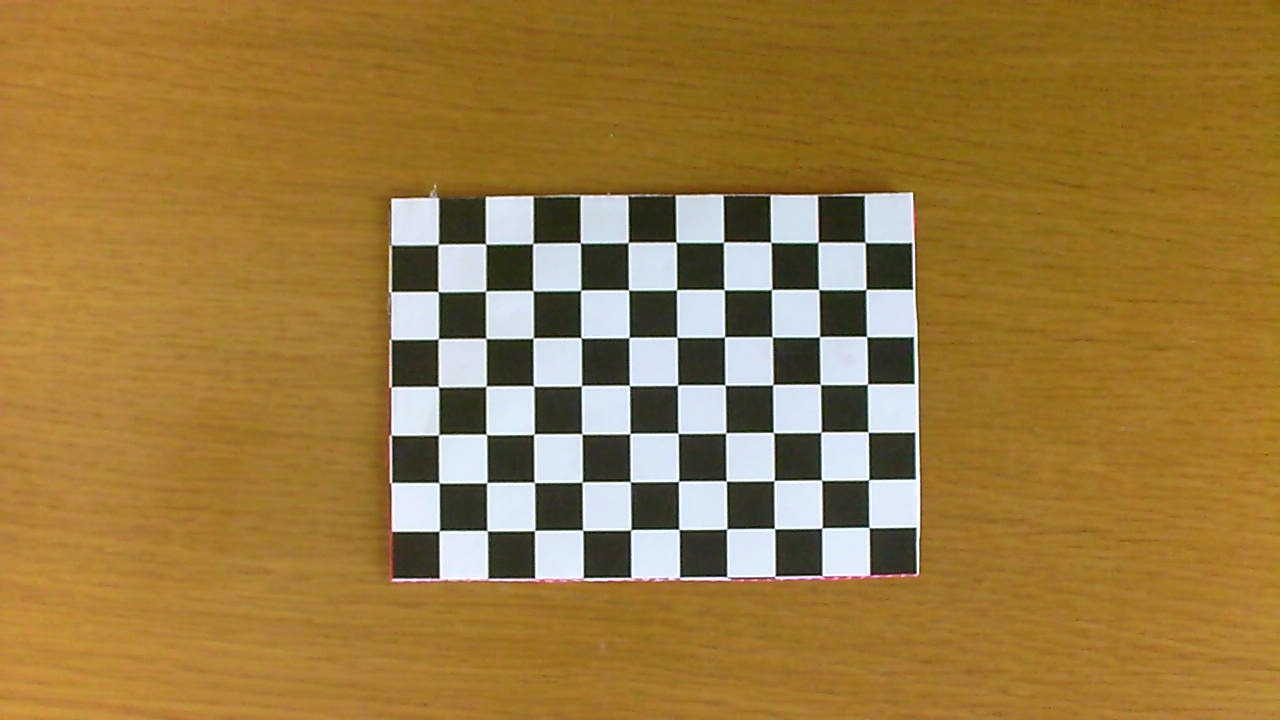
#> input picture src/img/calibration/imagen_1.jpg, 1280 x 720 px; its folder holds 5 pictures in this run
$ python calibration.py
#> lines starting #> are read from the running program, lines starting #| are printed output that depends on the picture; after the words box and inside, x2 and y2 are one past the last pixel; in counts of white or black regions, pixels touching at a corner belong together
import numpy as np
import cv2 as cv
import glob
import pickle

#Calibracion de camara con tablero de ajedrez

################ FIND CHESSBOARD CORNERS - OBJECT POINTS AND IMAGE POINTS #############################
#Numero de cuadriculas de alto y ancho del tablero
chessboardSize = (10,7)
#Tamaño del frame gravado
frameSize = (480,640)

# termination criteria
criteria = (cv.TERM_CRITERIA_EPS + cv.TERM_CRITERIA_MAX_ITER, 30, 0.001)


# prepare object points, like (0,0,0), (1,0,0), (2,0,0) ....,(6,5,0)
objp = np.zeros((chessboardSize[0] * chessboardSize[1], 3), np.float32)
objp[:,:2] = np.mgrid[0:chessboardSize[0],0:chessboardSize[1]].T.reshape(-1,2)

size_of_chessboard_squares_mm = 20
objp = objp * size_of_chessboard_squares_mm


# Arrays to store object points and image points from all the images.
objpoints = [] # 3d point in real world space
imgpoints = [] # 2d points in image plane.


images = glob.glob('./img/calibration/*.jpg')

for image in images:

    img = cv.imread(image)
#> img is the input picture: shape (720, 1280, 3); mean B, G, R 63.3, 121.7, 154.5
    gray = cv.cvtColor(img, cv.COLOR_BGR2GRAY)
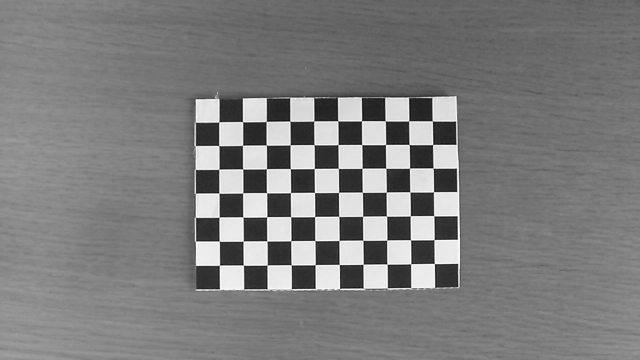
#> gray: shape (720, 1280) (shown at 1/2 size); min 0, max 255, mean 124.9

    # Find the chess board corners
    ret, corners = cv.findChessboardCorners(gray, chessboardSize, None)
#> ret = True; corners = 70 rows, first 8: [868.7, 527.3], [822, 528], [774, 528.5], [727, 528.9], [679, 529], [630.7, 530], [582.5, 529.9], [534.5, 530.6]

    # If found, add object points, image points (after refining them)
    if ret == True:

        objpoints.append(objp)
        corners2 = cv.cornerSubPix(gray, corners, (11,11), (-1,-1), criteria)
#> corners2 = 70 rows, first 8: [869.1, 527.5], [822, 528], [774.5, 528.6], [726.7, 528.9], [678.9, 529.4], [630.8, 529.7], [582.7, 530.3], [534.6, 530.5]
        imgpoints.append(corners)

        # Draw and display the corners
        cv.drawChessboardCorners(img, chessboardSize, corners2, ret)
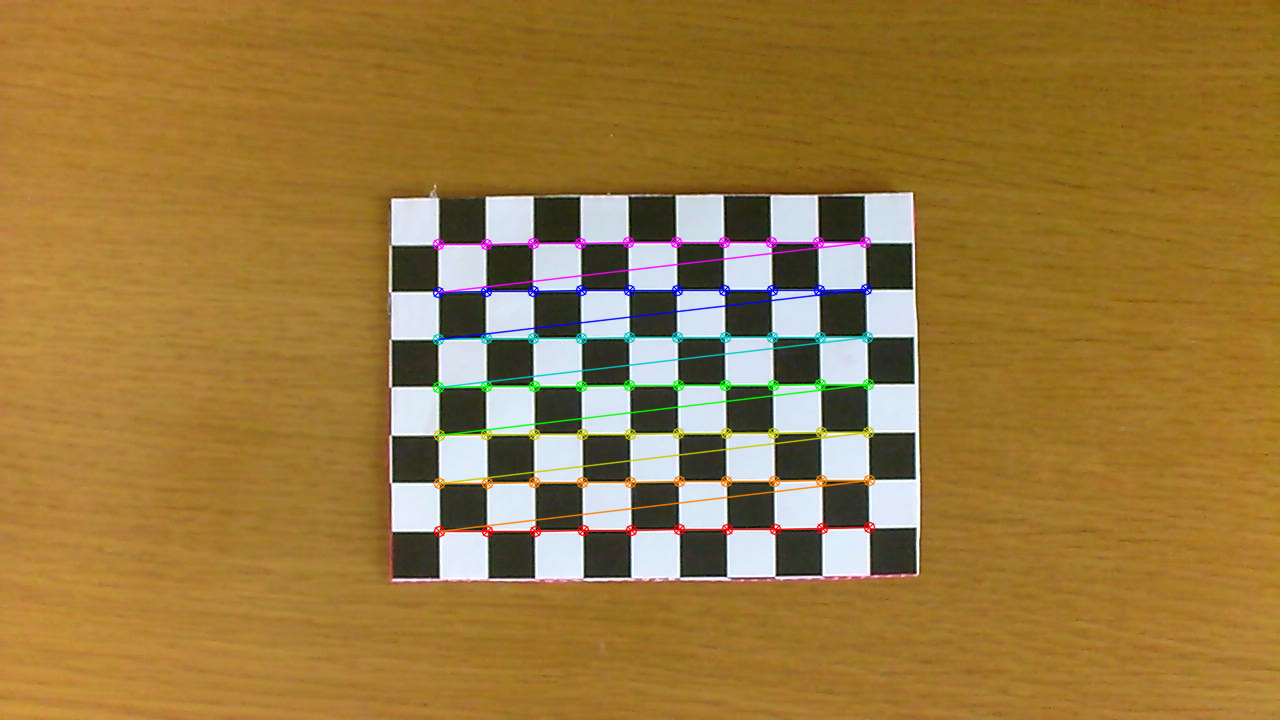
#> img: shape (720, 1280, 3); 2.4% of pixels changed, all inside (x1, y1, x2, y2) = (432, 236, 876, 538)
        cv.imshow('img', img)
        cv.waitKey(1000)
#> pass 2 of the loop `for image in images:`:
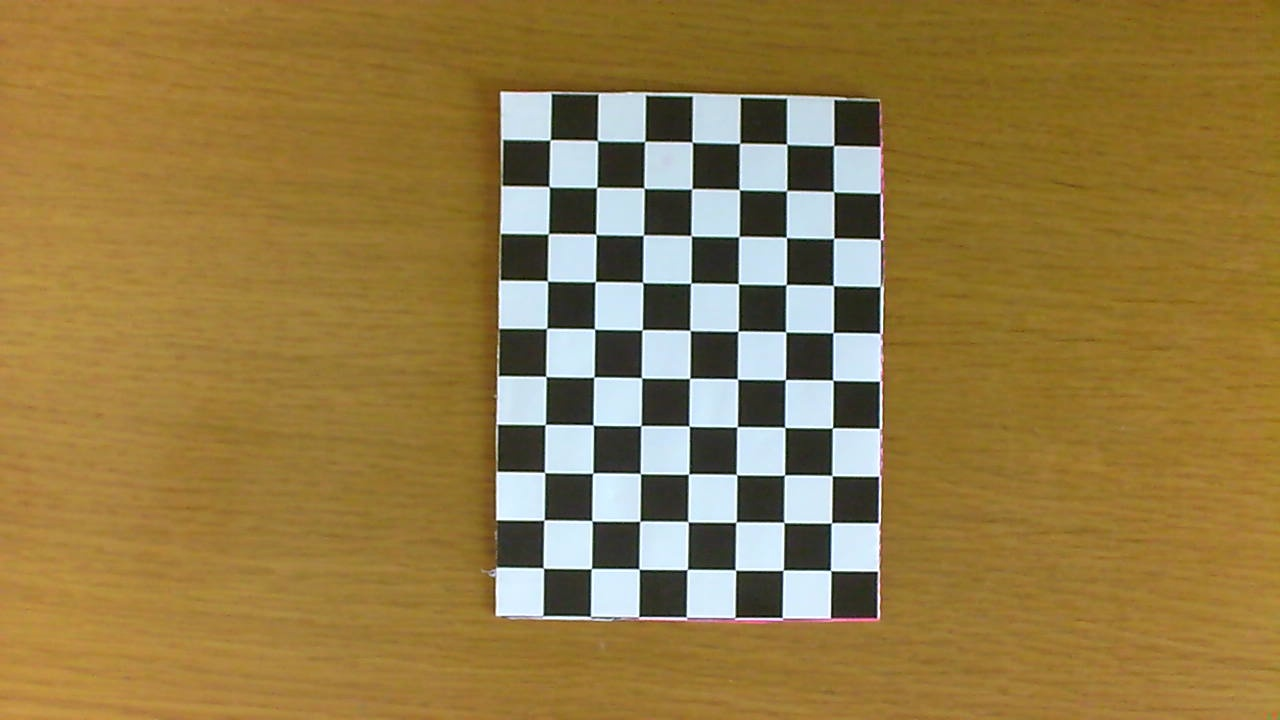
#> input picture src/img/calibration/imagen_2.jpg, 1280 x 720 px
#> img is the input picture: shape (720, 1280, 3); mean B, G, R 68.9, 122.8, 148.1
#> `gray = cv.cvtColor(img, cv.COLOR_BGR2GRAY)`:
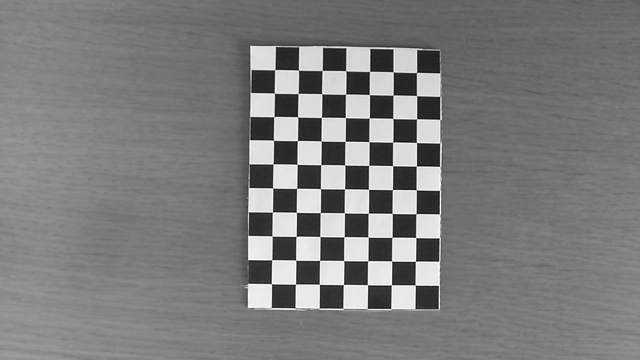
#> gray: shape (720, 1280) (shown at 1/2 size); min 0, max 255, mean 124.2
#> corners = 70 rows, first 8: [833.5, 145.5], [833.5, 191.4], [834, 238], [833.5, 285.6], [832.9, 332.5], [832.9, 380], [832.2, 427.9], [831.9, 475.6]
#> corners2 = 70 rows, first 8: [833.7, 145.4], [833.7, 191.6], [833.7, 238.2], [833.4, 285.5], [833.1, 332.6], [832.8, 380.2], [832.4, 427.9], [832.1, 475.5]
#> `cv.drawChessboardCorners(img, chessboardSize, corners2, ret)`:
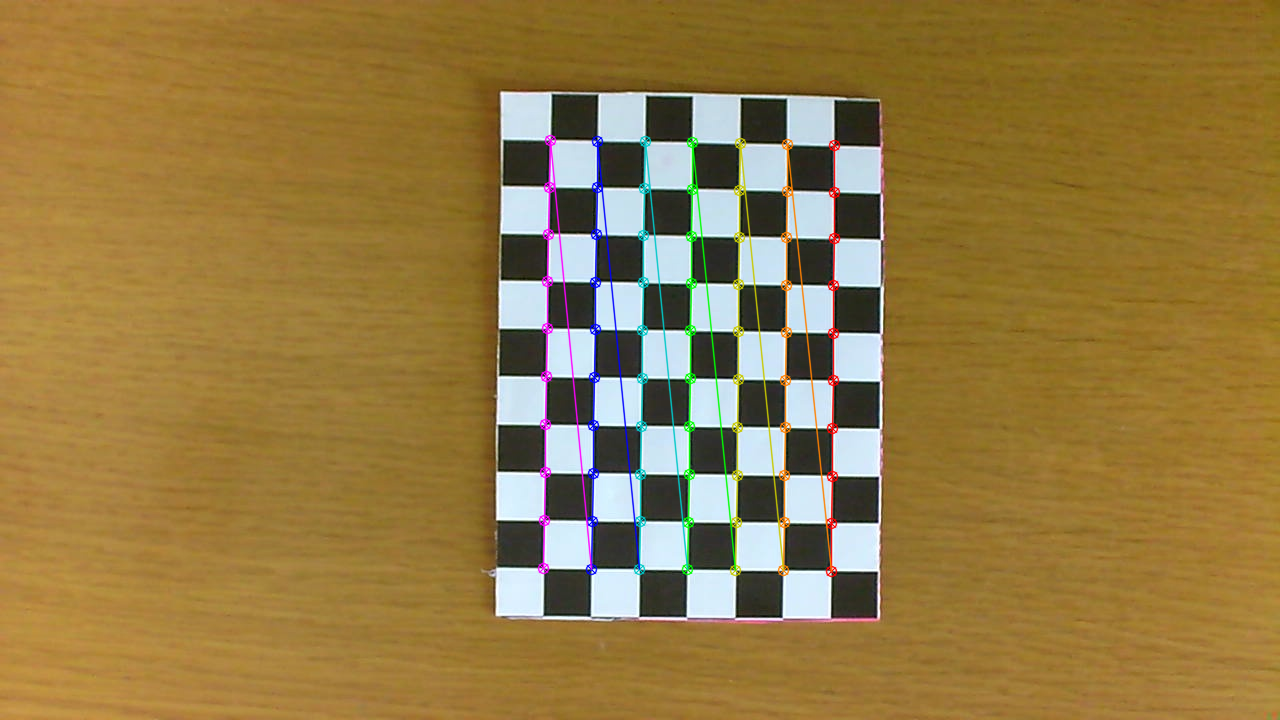
#> img: shape (720, 1280, 3); 2.39% of pixels changed, all inside (x1, y1, x2, y2) = (537, 134, 841, 578)
#> pass 3 of the loop `for image in images:`:
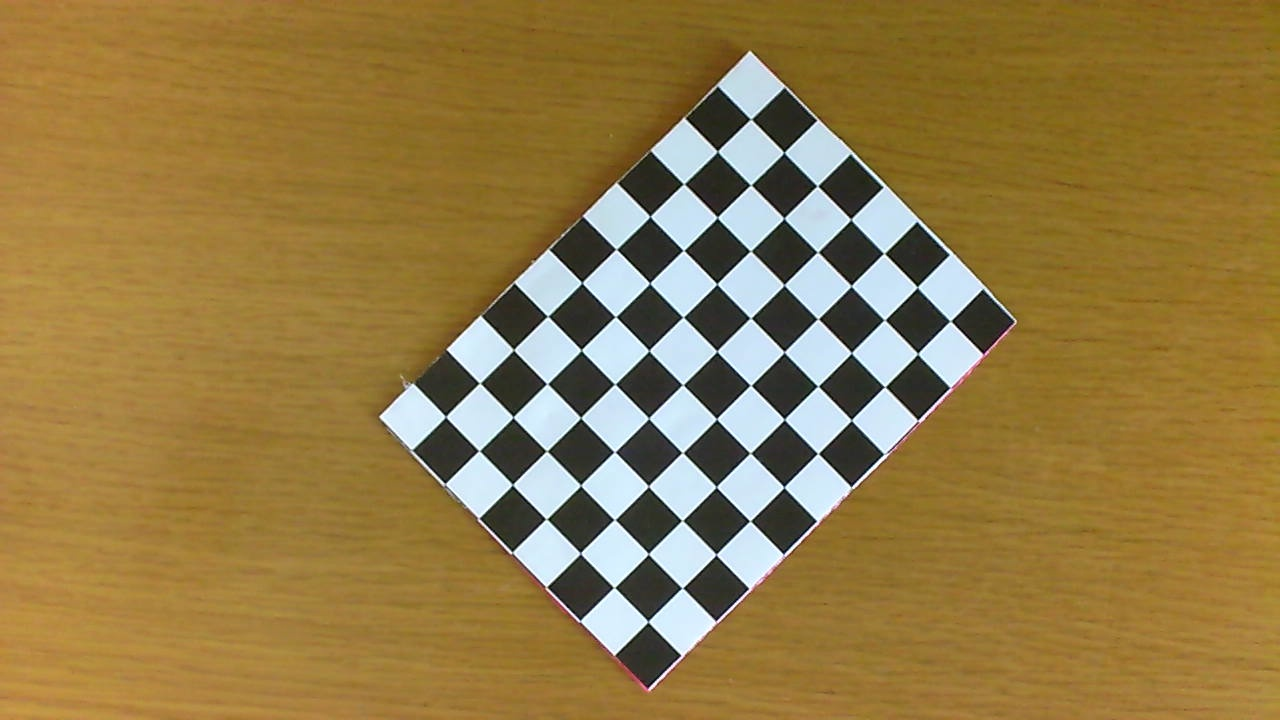
#> input picture src/img/calibration/imagen_3.jpg, 1280 x 720 px
#> img is the input picture: shape (720, 1280, 3); mean B, G, R 70, 122.9, 147.4
#> `gray = cv.cvtColor(img, cv.COLOR_BGR2GRAY)`:
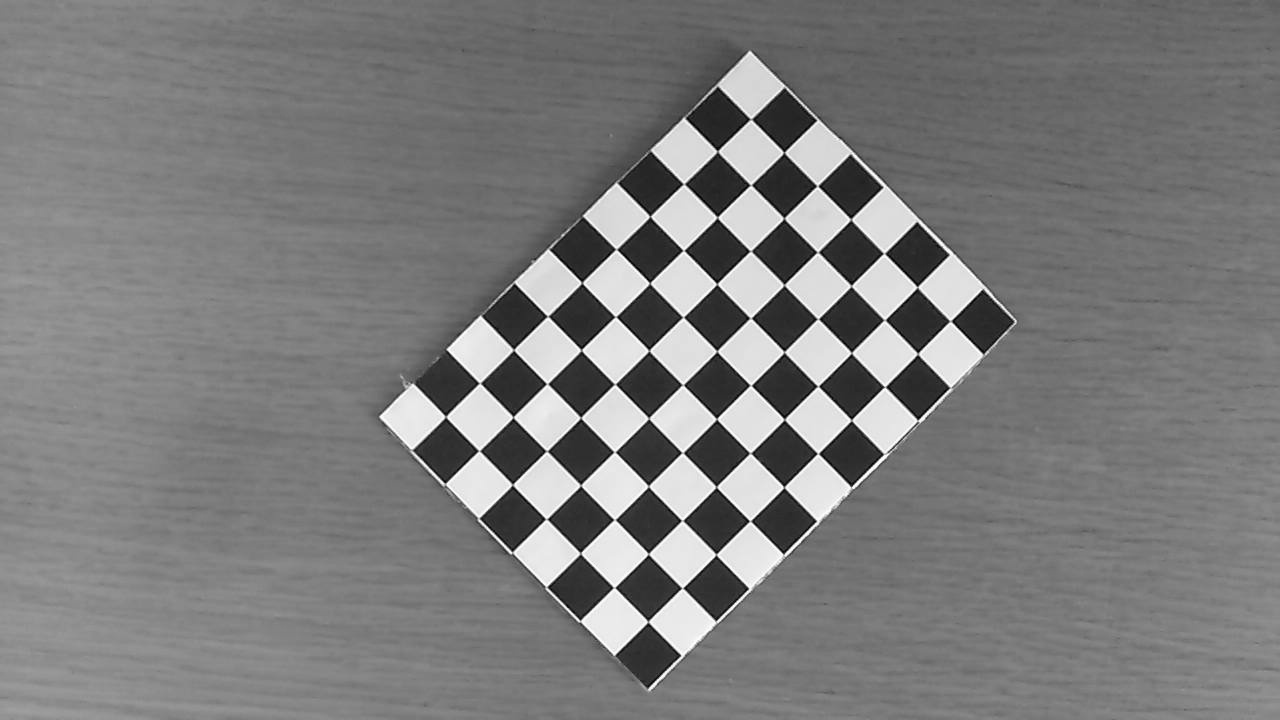
#> gray: shape (720, 1280); min 0, max 255, mean 124.2
#> ret = False; corners = 69 rows, first 8: [751, 119], [717.5, 151.5], [784, 152.5], [750.5, 184.5], [717.5, 217.5], [683.5, 183.5], [817.5, 186], [783.5, 218.5]
#> the loop made 5 passes; the first 3 are shown


cv.destroyAllWindows()


############## CALIBRATION #######################################################

ret, cameraMatrix, dist, rvecs, tvecs = cv.calibrateCamera(objpoints, imgpoints, frameSize, None, None)

print("Camera Calibrated: ", ret)
print("\nCamera Matrix:\n", cameraMatrix)
print("\nDistorsion Parameters\n", dist)
print("\nRotation Vector\n", rvecs)
print("\nTranslation Vectors\n", tvecs)

# Save the camera calibration result for later use (we won't worry about rvecs / tvecs)
pickle.dump((cameraMatrix, dist), open( "./camera/calibration/parameters/calibration.pkl", "wb" ))
pickle.dump(cameraMatrix, open( "./camera/calibration/parameters/cameraMatrix.pkl", "wb" ))
pickle.dump(dist, open( "./camera/calibration/parameters/dist.pkl", "wb" ))


############## UNDISTORTION #####################################################

img = cv.imread('./img/calibration/imagen_1.jpg')
h,  w = img.shape[:2]
newCameraMatrix, roi = cv.getOptimalNewCameraMatrix(cameraMatrix, dist, (w,h), 1, (w,h))

# Undistort
dst = cv.undistort(img, cameraMatrix, dist, None, newCameraMatrix)

# crop the image
x, y, w, h = roi
dst = dst[y:y+h, x:x+w]
#> dst: shape (676, 1251, 3)
cv.imwrite('./img/calibration_result/caliResult1.png', dst)

# Undistort with Remapping
mapx, mapy = cv.initUndistortRectifyMap(cameraMatrix, dist, None, newCameraMatrix, (w,h), 5)
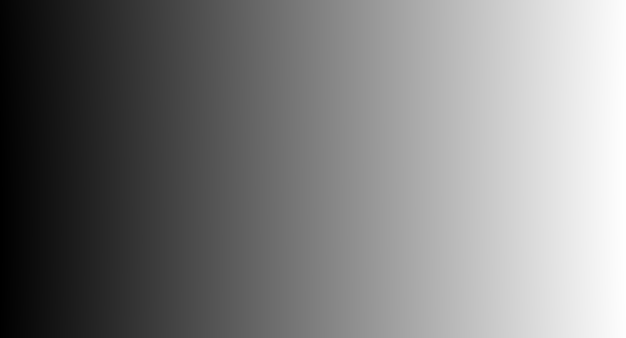
#> mapx: shape (676, 1251) float32 (shown at 1/2 size); min -16.09, max 1261.5, mean 619; drawn with min black and max white
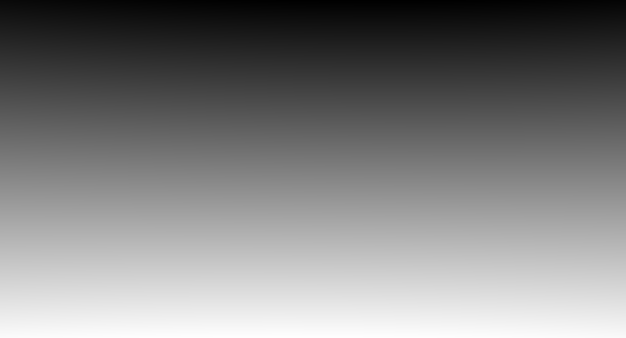
#> mapy: shape (676, 1251) float32 (shown at 1/2 size); min -27.04, max 690.7, mean 331.3; drawn with min black and max white
dst = cv.remap(img, mapx, mapy, cv.INTER_LINEAR)

# crop the image
x, y, w, h = roi
dst = dst[y:y+h, x:x+w]
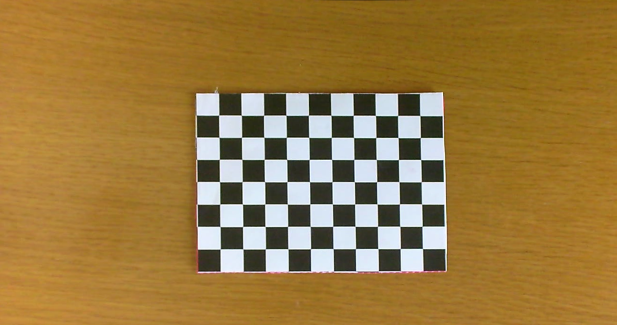
#> dst: shape (650, 1233, 3) (shown at 1/2 size); mean B, G, R 63.3, 121.6, 154.1
cv.imwrite('./img/calibration_result/caliResult2.png', dst)

# Reprojection Error
mean_error = 0

for i in range(len(objpoints)):
    imgpoints2, _ = cv.projectPoints(objpoints[i], rvecs[i], tvecs[i], cameraMatrix, dist)
    error = cv.norm(imgpoints[i], imgpoints2, cv.NORM_L2)/len(imgpoints2)
    mean_error += error

#Cuanto mas cercano a 0 mejor
print( "total error: {}".format(mean_error/len(objpoints)) )
